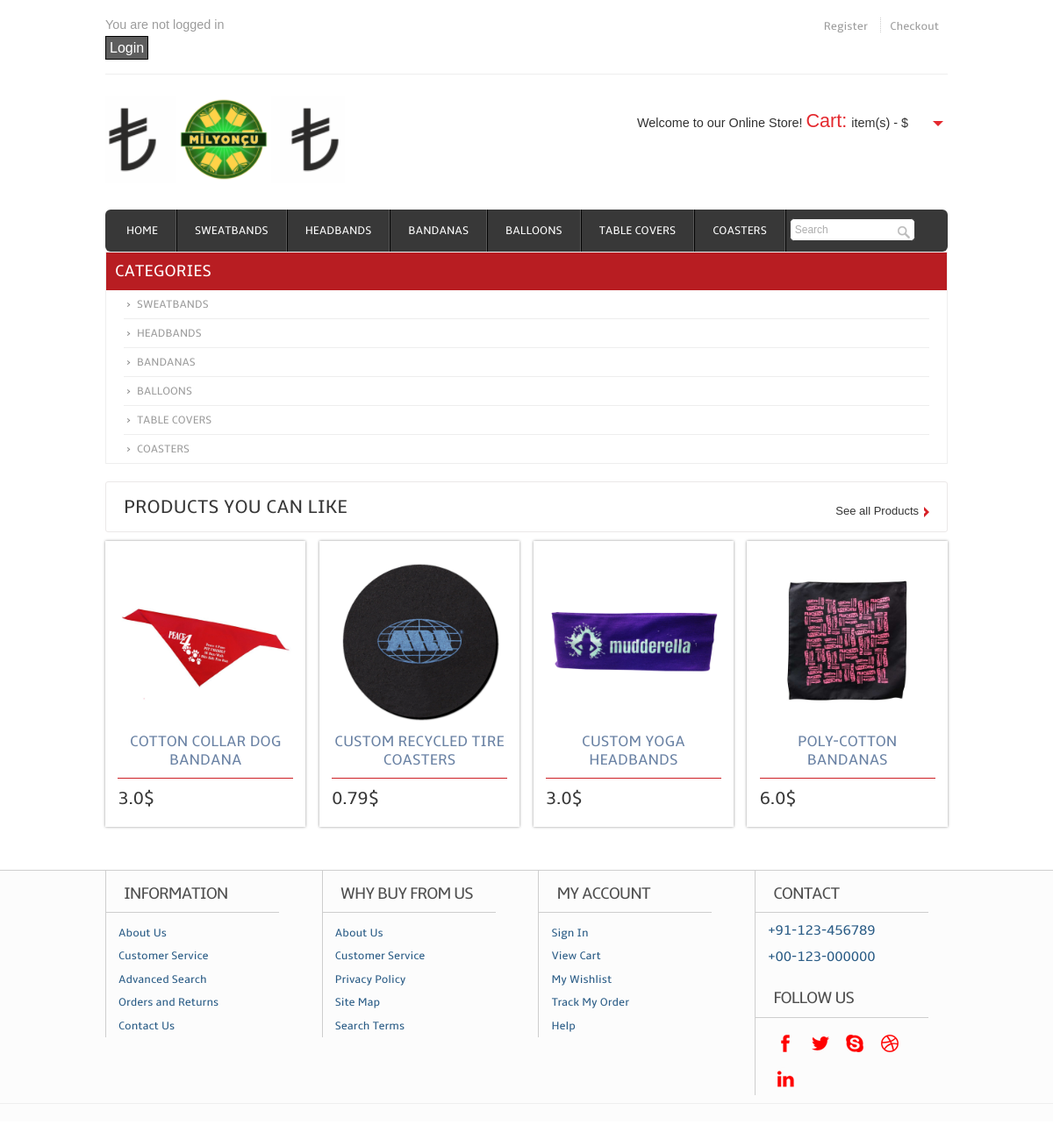
Screenshot of /milyoncu/ with the database file from the repository.
### milyoncu/models.py (models this page shows, shortened)
class Product(models.Model):
    name = models.CharField(max_length=30)
    description = models.TextField (max_length=250)
    price = models.FloatField ()
    size = models.CharField(max_length=30)
    category = models.ForeignKey('Category', on_delete=models.CASCADE)
    logo = models.ImageField(upload_to="static/images", blank=True)
    slug = models.SlugField(editable=True) # hide from admin

### milyoncu/views.py (the view)
class IndexView(ListView):
    template_name = "index.html"
    queryset = Product.objects.order_by('?')[0:4]

### milyoncu/views.py (called while the page is built)
def totalPrice(request):
    user = request.user
    if user.is_authenticated:
        list = Cart.objects.filter(user=user)
        total= 0
        for c in list:
            total += c.quantity*c.product.price
        return { "cartTotal":total, "totalAmount": list.count()}
    return {}

### milyoncu/templates/index.html (shortened to what this page needs)
{% extends "base.html" %}
{% load static %}
{% block content %}
<div class="categories">
				  <ul >
				  	<h3>Categories</h3>
				      <li><a href="{% url 'milyoncu:sweatbands' %}">Sweatbands</a></li>
				      <li><a href="{% url 'milyoncu:headbands' %}">Headbands</a></li>
				      <li><a href="{% url 'milyoncu:bandanas' %}">Bandanas</a></li>
				      <li><a href="{% url 'milyoncu:balloons' %}">Balloons</a></li>
				      <li><a href="{% url 'milyoncu:tablecovers' %}">Table Covers</a></li>
                      <li><a href="{% url 'milyoncu:coasters' %}">Coasters</a></li>
				  </ul>
				</div>
    <div class="content">
    	<div class="content_top">
    		<div class="heading">
    		<h3>Products you can like</h3>
    		</div>
    		<div class="see">
    			<p><a href="{% url 'milyoncu:allproducts' %}">See all Products</a></p>
    		</div>
    	</div>
			<div class="section group">
                {% for object in object_list %}
				<div class="grid_1_of_4 images_1_of_4">
					{% load ratings %}
					 <a href="{% url 'milyoncu:preview' object.slug %}"><img src="/{{object.logo}}" alt="" /></a>
					 <h2> {{ object.name }} </h2>
					<div class="price-details">
				       <div class="price-number">
							<p><span class="rupees">{{object.price}}$</span></p>
					    </div>
					</div>
				</div>
                {% endfor %}
			</div>
    </div>
{% endblock %}

### static/css/style.css (style rules this page uses)
html,body,div,span,applet,object,iframe,h1,h2,h3,h4,h5,h6,p,blockquote,pre,a,abbr,acronym,address,big,cite,code,del,dfn,em,img,ins,kbd,q,s,samp,small,strike,strong,sub,sup,tt,var,b,u,i,dl,dt,dd,ol,nav ul,nav li,fieldset,form,label,legend,table,caption,tbody,tfoot,thead,tr,th,td,article,aside,canvas,details,embed,figure,figcaption,footer,header,hgroup,menu,nav,output,ruby,section,summary,time,mark,audio,video { margin:0;padding:0;border:0;font-size:100%;font:inherit;vertical-align:baseline; }
ol,ul { list-style:none;margin:0;padding:0; }
a { text-decoration:none; }
img { max-width:100%; }
body { font-family: Arial, Helvetica, sans-serif; background: #FFF; }
.categories { border:1px solid #EEE; }
.categories h3 { font-size:1.2em; color:#FFF; padding:10px; background:#B81D22; text-transform:uppercase; font-family: 'ambleregular'; }
.categories li a { display:block; font-size:0.8em; padding:8px 15px; color: #9C9C9C; font-family: 'ambleregular'; margin:0 20px; background:url(../images/drop_arrow.png) no-repeat 0; border-bottom: 1px solid #EEE; text-transform:uppercase; }
.categories li:last-child a { border:none; }
.content { padding: 20px 0; background: #FFF; }
.content h2 { color: #383838; margin-bottom: 0.5em; font-size: 1.5em; line-height: 1.2; font-family: 'ambleregular'; font-weight: normal; margin-top: 0px; text-transform: uppercase; }
.content_top { padding: 15px 20px; border: 1px solid #EBE8E8; border-radius: 3px; }
.heading { float: left; }
.heading h3 { font-family: 'ambleregular'; font-size:22px; color:#383838; text-transform: uppercase; }
.see { float: right; padding-top:8px; }
.see p a { display: inline; font-size: 0.8125em; color: #333; background: url(../images/list-img.png) no-repeat right 3px; padding:0px 12px 0px 0px; }
.grid_1_of_4 { display: block; float: left; margin: 1% 0 1% 1.6%; box-shadow: 0px 0px 3px rgb(150, 150, 150); -webkit-box-shadow: 0px 0px 3px rgb(150, 150, 150); -moz-box-shadow: 0px 0px 3px rgb(150, 150, 150); -o-box-shadow: 0px 0px 3px rgb(150, 150, 150); }
.grid_1_of_4:first-child, .grid_1_of_4:nth-child(4n+1) { margin-left: 0; }
.images_1_of_4 { width: 20.8%; padding: 1.5%; text-align: center; position: relative; }
.images_1_of_4 img { max-width: 100%; }
.images_1_of_4 h2 { color:#6A82A4; font-family: 'ambleregular'; font-size:1.1em; font-weight: normal; }
.images_1_of_4 p { font-size: 0.8125em; padding: 0.4em 0; color: #333; }
.price-details { margin-top:10px; border-top:1px solid #CD1F25; }
.price-number { float: left; padding-top: 5px; }
.price-details p span.rupees { font-size:1.6em; font-family: 'ambleregular'; color:#383838; }
.section { clear: both; padding: 0px; margin: 0px; }
.group:before, .group:after { content: ""; display: table; }
.group:after { clear: both; }
.group { zoom: 1; }
.group:before, .group:after { content:""; display:table; }
.group:after { clear:both; }
.group { zoom:1; }

### rows the page displays
Product: logo (picture), name "COTTON COLLAR DOG BANDANA", price "3.0"
Product: logo (picture), name "CUSTOM RECYCLED TIRE COASTERS", price "0.79"
Product: logo (picture), name "CUSTOM YOGA HEADBANDS", price "3.0"
Product: logo (picture), name "POLY-COTTON BANDANAS", price "6.0"
